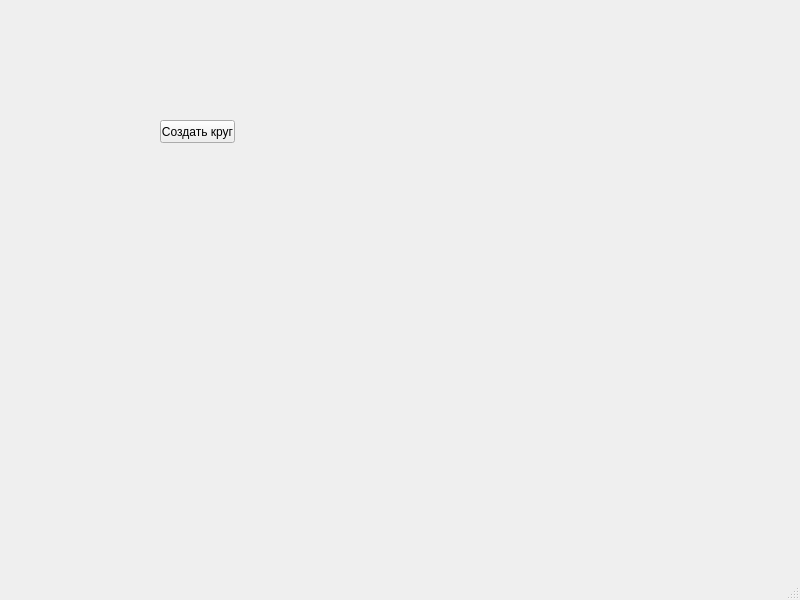
<?xml version="1.0" encoding="UTF-8"?>
<ui version="4.0">
 <class>MainWindow</class>
 <widget class="QMainWindow" name="MainWindow">
  <property name="geometry">
   <rect>
    <x>0</x>
    <y>0</y>
    <width>800</width>
    <height>600</height>
   </rect>
  </property>
  <property name="windowTitle">
   <string>MainWindow</string>
  </property>
  <widget class="QWidget" name="centralwidget">
   <widget class="QPushButton" name="mikhail_button">
    <property name="geometry">
     <rect>
      <x>160</x>
      <y>120</y>
      <width>75</width>
      <height>23</height>
     </rect>
    </property>
    <property name="text">
     <string>Создать круг</string>
    </property>
   </widget>
  </widget>
  <widget class="QMenuBar" name="menubar">
   <property name="geometry">
    <rect>
     <x>0</x>
     <y>0</y>
     <width>800</width>
     <height>21</height>
    </rect>
   </property>
  </widget>
  <widget class="QStatusBar" name="statusbar"/>
 </widget>
 <resources/>
 <connections/>
</ui>
